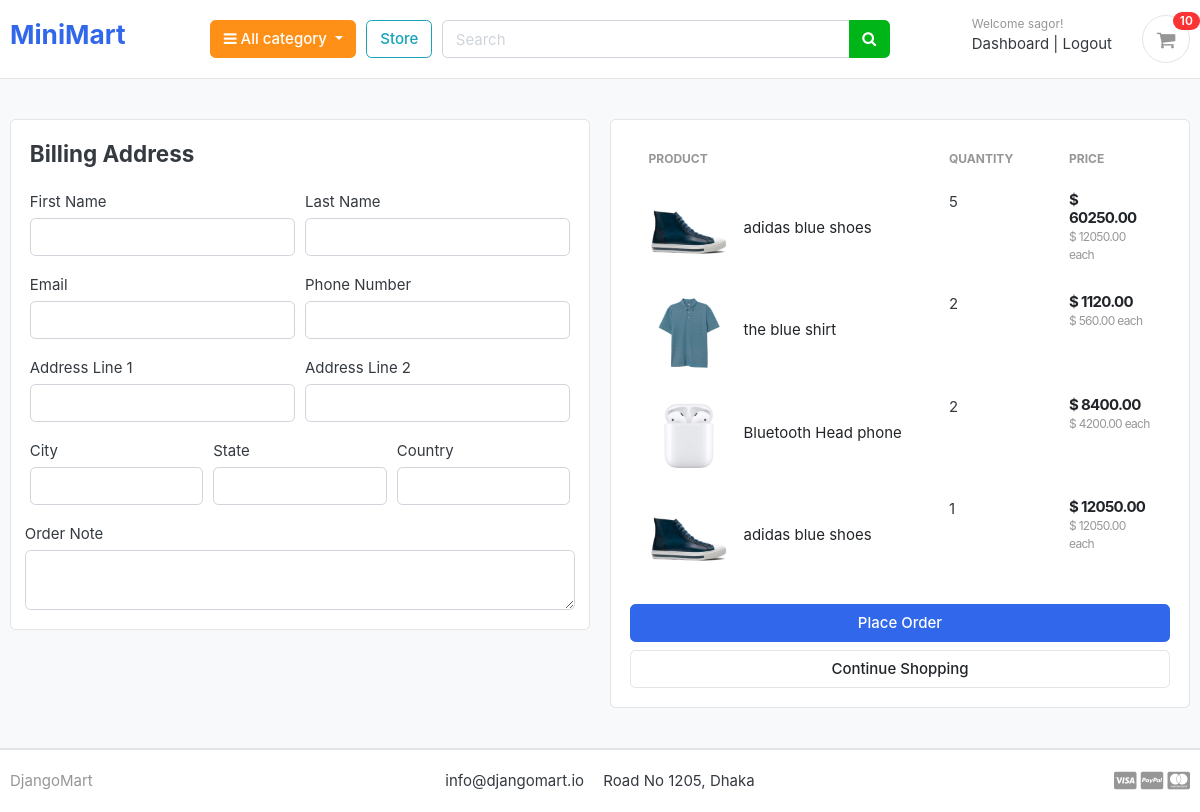
The page /cart/checkout/ (signed in) on the database as committed earlier.
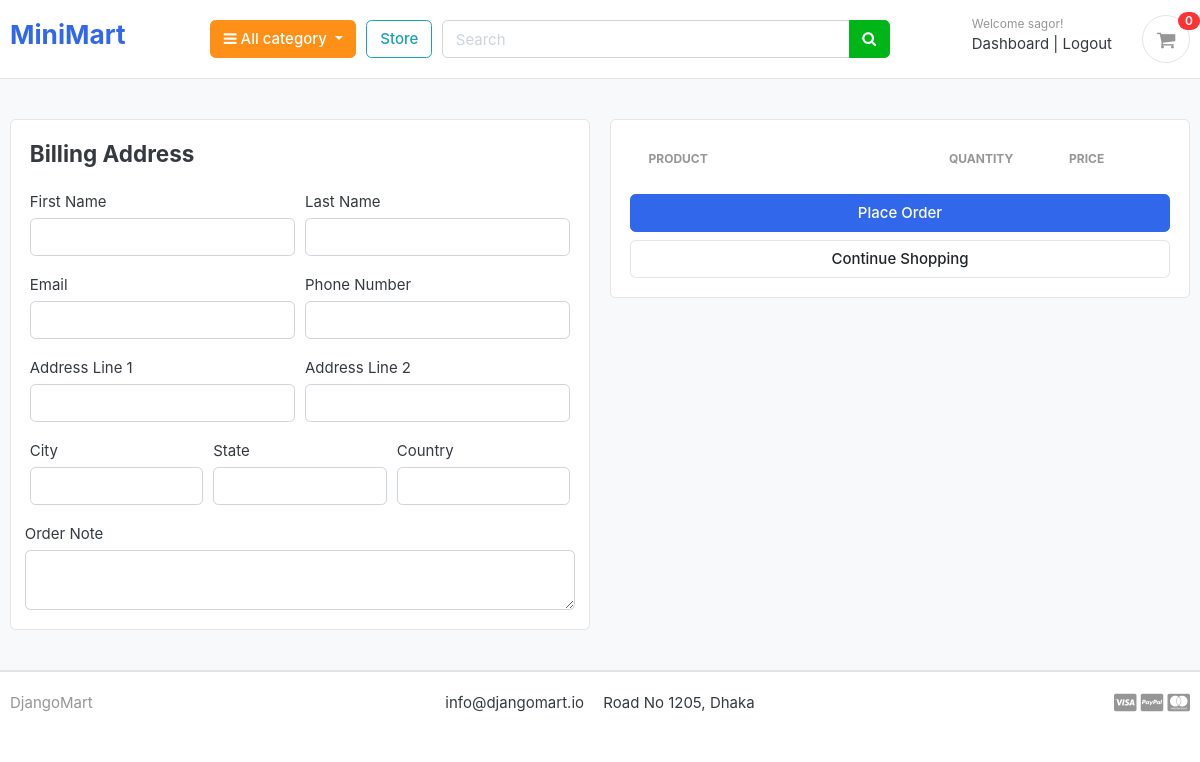
The same page on the database as committed later.
### cart_app/models.py (models this page shows, shortened)
class CartItemModel(models.Model):
    user = models.ForeignKey(AccountModel, on_delete=models.CASCADE, null=True)
    cart_product = models.ForeignKey(ProductModel, on_delete= models.CASCADE, related_name='cart_product')
    cart = models.ForeignKey(CartModel, on_delete= models.CASCADE, related_name='cart')
    quantity = models.IntegerField()
    is_active = models.BooleanField(default= True)
    class Meta:
        verbose_name = 'Cart Item'
        verbose_name_plural = 'Cart Items'
    def sub_total(self):
        return self.cart_product.prod_price * self.quantity

### product_store_app/models.py (models this page shows, shortened)
class ProductModel(models.Model):
    product_name      = models.CharField(max_length= 200, unique= True)
    prod_slug         = models.SlugField(max_length= 200, unique= True)
    prod_descri       = models.TextField(max_length= 500, blank= True)
    prod_price        = models.DecimalField(max_digits= 10, decimal_places= 2)
    prod_img          = models.ImageField(upload_to= 'photos/products')
    prod_stock        = models.IntegerField()
    is_avaiable       = models.BooleanField(default= False)
    prod_category     = models.ForeignKey(CategoryModel, related_name='category', on_delete= models.CASCADE)
    prod_created_date = models.DateTimeField(auto_now_add= True)
    prod_modify_date  = models.DateTimeField(auto_now= True)
    class Meta:
        verbose_name = 'product'
        verbose_name_plural = 'products'

### cart_app/views.py (the view)
# urls.py: path('checkout/', checkout, name= 'checkout'),
@login_required(login_url='login')
def checkout(request, total=0, quantity=0, cart_items=None):
    try:
        tax = 0
        grand_total = 0
        if request.user.is_authenticated:
            cart_items = CartItemModel.objects.filter(user=request.user, is_active=True)
        else:
            cart = CartModel.objects.get(cart_id=_cart_id(request))
            cart_items = CartItemModel.objects.filter(cart=cart, is_active=True)
        for cart_item in cart_items:
            total += (cart_item.cart_product.prod_price * cart_item.quantity)
            quantity += cart_item.quantity
        tax = (2 * total)/100
        grand_total = total + tax
    except ObjectDoesNotExist:
        pass #just ignore
    context = {
        'total': total,
        'quantity': quantity,
        'cart_items': cart_items,
        'tax'       : tax,
        'grand_total': grand_total,
    }
    return render(request, 'cart/checkout.html', context)

### cart_app/context_processor.py (called while the page is built)
def cart_counter(request):
    cart_count = 0
    if 'admin' in request.path:
        return {}
    else:
        try:
            cart = CartModel.objects.filter(cart_id=_cart_id(request))
            if request.user.is_authenticated:
                cart_items = CartItemModel.objects.all().filter(user=request.user)
            else:
                cart_items = CartItemModel.objects.all().filter(cart=cart[:1])
            for cart_item in cart_items:
                cart_count += cart_item.quantity
        except CartModel.DoesNotExist:
            cart_count = 0
    return dict(cart_count=cart_count)

### cart_app/views.py (called while the page is built)
def _cart_id(request):
    cart = request.session.session_key
    if not cart:
       cart = request.session.create()
    else:
        return cart

### category_app/context_processor.py (called while the page is built)
def menu_links(request):
    links = CategoryModel.objects.all()
    return dict(links= links)

### category_app/models.py (called while the page is built)
    def get_url(self):
        return reverse('products_by_category', args= [self.slug])

### cart_app/templates/cart/checkout.html (shortened to what this page needs)
{% extends 'base.html' %}
{% load static %}
{% block content %}
<section class="section-content padding-y bg">
<div class="container">
<div class="row">
	<aside class="col-lg-6">
<div class="card">
  <div class="card-body">
    <h4 class="card-title mb-4">Billing Address</h4>
    <form action="{% url 'place_order' %}" method="POST">
      <div class="form-row">
        <div class="col form-group">
          <label for="">First Name</label>
          <input type="text" name="first_name" class="form-control" required>
        </div>
        <div class="col form-group">
          <label for="">Last Name</label>
          <input type="text" name="last_name" class="form-control" required>
        </div>
      </div>
      <div class="form-row">
        <div class="col form-group">
          <label for="">Email</label>
          <input type="email" name="email" class="form-control" required>
        </div>
        <div class="col form-group">
          <label for="">Phone Number</label>
          <input type="text" name="phone" class="form-control" required>
        </div>
      </div>
      <div class="form-row">
        <div class="col form-group">
          <label for="">Address Line 1</label>
          <input type="text" name="address_line_1" class="form-control" required>
        </div>
        <div class="col form-group">
          <label for="">Address Line 2</label>
          <input type="text" name="address_line_2" class="form-control">
        </div>
      </div>
      <div class="form-row">
        <div class="col form-group">
          <label for="">City</label>
          <input type="text" name="city" class="form-control" required>
        </div>
        <div class="col form-group">
          <label for="">State</label>
          <input type="text" name="state" class="form-control" required>
        </div>
        <div class="col form-group">
          <label for="">Country</label>
          <input type="text" name="country" class="form-control" required>
        </div>
        </div>
        <div class="form-row">
          <label for="">Order Note</label>
          <textarea name="order_note" rows="2" class="form-control"></textarea>
        </div>
  </div>
</div>
	</aside>
	<aside class="col-lg-6">
		<div class="card">
		<div class="card-body">
      <table class="table table-borderless table-shopping-cart">
      <thead class="text-muted">
      <tr class="small text-uppercase">
        <th scope="col">Product</th>
        <th scope="col" width="120">Quantity</th>
        <th scope="col" width="120">Price</th>
      </tr>
      </thead>
      <tbody>
      {% for cart_item in cart_items %}
      <tr>
      	<td>
      		<figure class="itemside align-items-center">
      			<div class="aside"><img src="{{ cart_item.cart_product.prod_img.url }}" class="img-sm"></div>
      			<figcaption class="info">
      				<a href="{{ cart_item.product.get_url }}" class="title text-dark">{{ cart_item.cart_product.product_name }}</a>
      			</figcaption>
      		</figure>
      	</td>
      	<td>
      				<label for="">{{cart_item.quantity}}</label>
      	</td>
      	<td>
      		<div class="price-wrap">
      			<var class="price">$ {{ cart_item.sub_total }}</var>
      			<small class="text-muted"> $ {{ cart_item.cart_product.prod_price }} each </small>
      		</div>
      	</td>
      </tr>
      {% endfor %}
      </tbody>
      </table>
      <button type="submit" name="submit" class="btn btn-primary btn-block">Place Order</button>
			<a href="{% url 'store' %}" class="btn btn-light btn-block">Continue Shopping</a>
		</div>
		</div>
</aside>
</div>
</div>
</section>
{% endblock %}

### templates/includes/navbar.html (shortened to what this page needs)
{% load static %}
<header class="section-header">
  <section class="header-main border-bottom">
    <div class="container">
      <div class="row align-items-center">
        <div class="col-lg-2 col-md-3 col-6">
          <a href="{% url 'home' %}" class="brand-wrap">
            <h3>MiniMart</h3>
          </a>
        </div>
        <div class="col-lg col-sm col-md col-6 flex-grow-0">
          <div class="category-wrap dropdown d-inline-block float-right">
            <button
              type="button"
              class="btn btn-warning dropdown-toggle"
              data-toggle="dropdown">
              <i class="fa fa-bars"></i> All category
            </button>
          </div>
        </div>
        <a href="{% url 'store' %}" class="btn btn-outline-info">Store</a>
        <div class="col-lg col-md-6 col-sm-12 col">
          <form action="{% url 'search' %}" class="search" method="GET">
            <div class="input-group w-100">
              <input
                type="text"
                class="form-control"
                style="width: 60%"
                placeholder="Search"
                name="keyword"
              />
              <div class="input-group-append">
                <button class="btn btn-success" type="submit">
                  <i class="fa fa-search"></i>
                </button>
              </div>
            </div>
          </form>
        </div>
        <div class="col-lg-3 col-sm-6 col-8 order-2 order-lg-3">
          <div class="d-flex justify-content-end mb-3 mb-lg-0">
            {% if user.id is None %}
            <div class="widget-header">
              <small class="title text-muted">Welcome guest!</small>
              <div>
                <a href="{% url 'login' %}">Sign in</a>
                <span class="dark-transp"> | </span>
                <a href=""> Register</a>
              </div>
            </div>
            {% else %}
            <div class="widget-header">
              <small class="title text-muted"
                >Welcome {{user.first_name}}!</small
              >
              <div>
                <a href="{% url 'dashboard' %}">Dashboard</a>
                <span class="dark-transp"> | </span>
                <a href="{% url 'logout' %}"> Logout</a>
              </div>
            </div>
            {% endif %}
            <a href="{% url 'cart' %}" class="widget-header pl-3 ml-3">
              <div class="icon icon-sm rounded-circle border">
                <i class="fa fa-shopping-cart"></i>
              </div>
              <span class="badge badge-pill badge-danger notify"
                >{{cart_count}}</span
              >
            </a>
          </div>
        </div>
      </div>
    </div>
  </section>
</header>

Rows that differ between the two databases and show on the page:
removed CartItemModel: cart_product.prod_img (picture), cart_product.product_name "adidas blue shoes", quantity "5", sub_total "60250.00", cart_product.prod_price "12050.00"
removed CartItemModel: cart_product.prod_img (picture), cart_product.product_name "the blue shirt", quantity "2", sub_total "1120.00", cart_product.prod_price "560.00"
removed CartItemModel: cart_product.prod_img (picture), cart_product.product_name "Bluetooth Head phone", quantity "2", sub_total "8400.00", cart_product.prod_price "4200.00"
removed CartItemModel: cart_product.prod_img (picture), cart_product.product_name "adidas blue shoes", quantity "1", sub_total "12050.00", cart_product.prod_price "12050.00"
Other text that changed with them:
{{ cart_count }}: "10" → "0"
